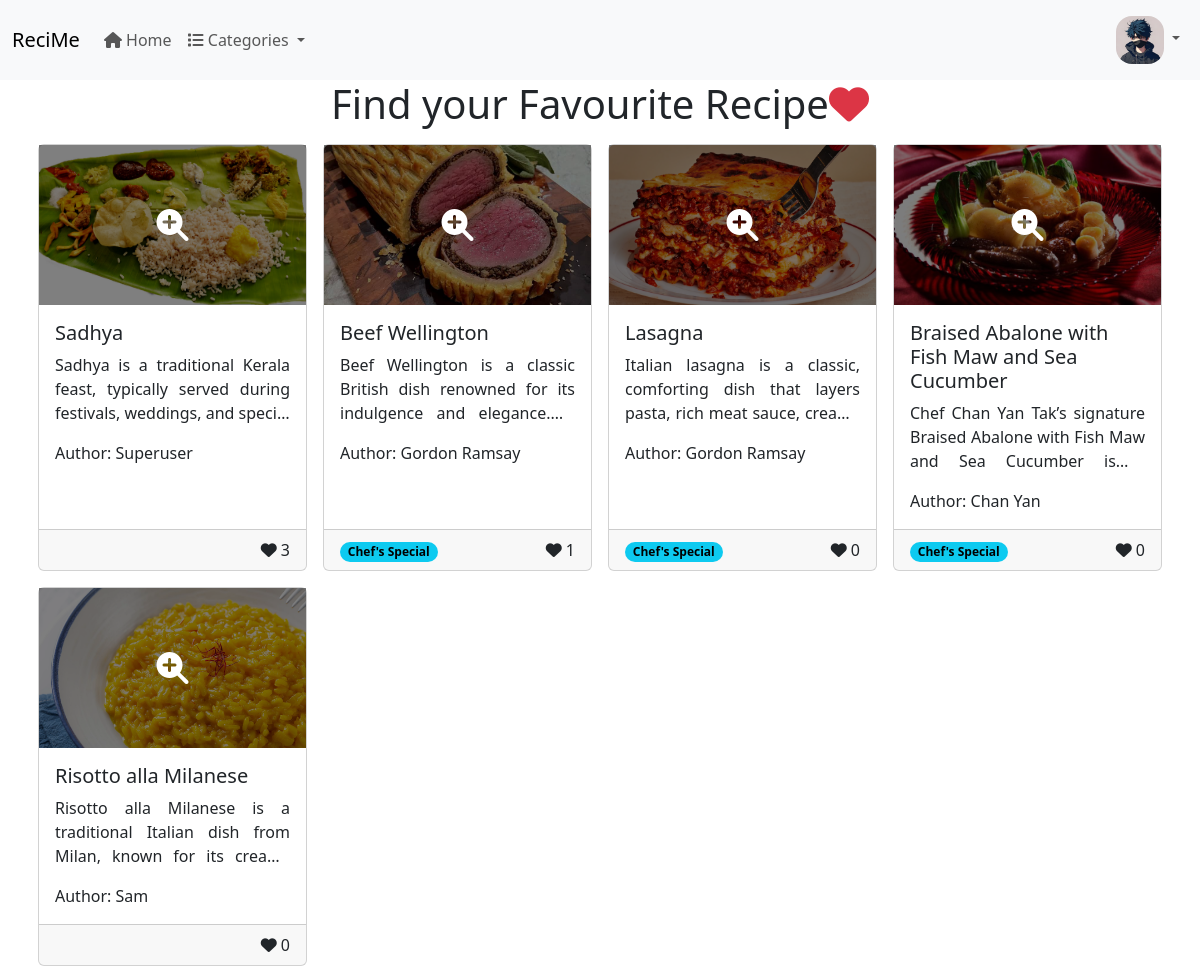
The app's page /, older data.
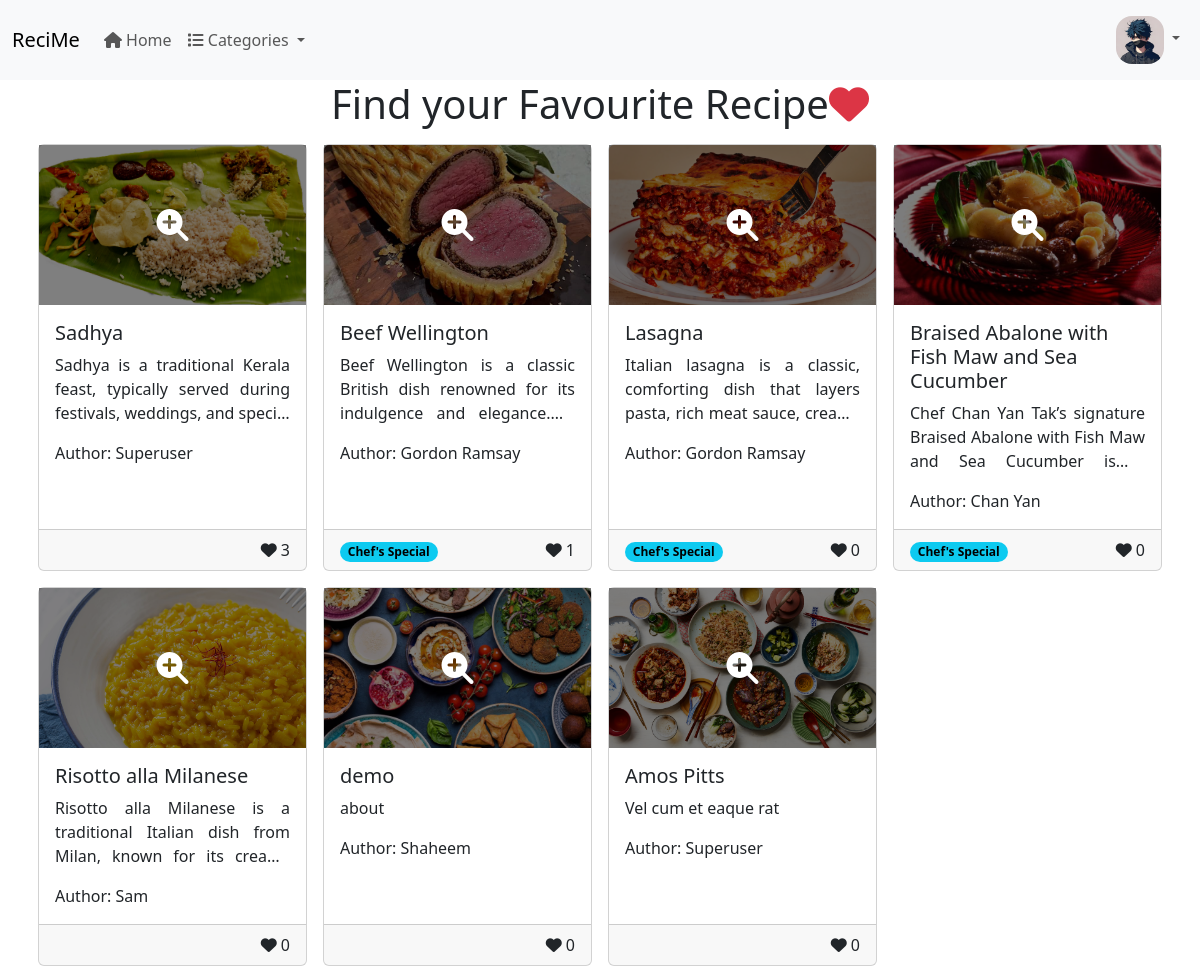
The same page, newer data.
### appRecipe/models.py (models this page shows, shortened)
class Recipe(models.Model):
    def get_file_path(instance, filename):
        ext = filename.split(".")[-1]
        tmp = get_random_string()
        filename = f"{tmp}.{ext}"
        return os.path.join("recipe", filename)
    author = models.ForeignKey(CustomUser, on_delete=models.CASCADE)
    name = models.CharField(max_length=100)
    slug = models.SlugField(max_length=100, unique=True)
    category = models.ForeignKey(Category, on_delete=models.CASCADE)
    about = models.TextField()
    ingredients = models.TextField()
    preparation = models.TextField()
    image = models.ImageField(
        upload_to=get_file_path, null=True, blank=True, default="recipe/default.jpg"
    )
    is_deleted = models.BooleanField(default=False)

### appAuth/models.py (models this page shows, shortened)
class CustomUser(AbstractBaseUser, PermissionsMixin):
    TYPE_CHOICES = (
        (1, "Admin"),
        (2, "User"),
        (3, "Chef"),
    )
    def get_file_path(instance, filename):
        ext = filename.split(".")[-1]
        tmp = get_random_string()
        filename = f"{tmp}.{ext}"
        return os.path.join("user", filename)
    email = models.EmailField(
        unique=True,
        max_length=255,
        error_messages={
            "unique": _("A user with this email already exists."),
        },
    )
    name = models.CharField(max_length=100, null=True, blank=True)
    user_type = models.IntegerField(default=2, choices=TYPE_CHOICES)
    image = models.ImageField(
        upload_to=get_file_path, null=True, blank=True, default="user/default.jpg"
    )
    designation = models.TextField(null=True, blank=True)
    created_on = models.DateTimeField(auto_now_add=True)
    updated_on = models.DateTimeField(auto_now=True)
    is_deleted = models.BooleanField(default=False)
    is_staff = models.BooleanField(
        _("staff status"),
        default=False,
        help_text=_("Designates whether the staff can log into this site."),
    )
    USERNAME_FIELD = "email"
    REQUIRED_FIELDS = []
    objects = MyUserManager()
    def __str__(self):
        return self.name

### appRecipe/views.py (the view)
# urls.py: path("", views.home, name="home"),
def home(request):
    context = get_common_context()
    recipes = Recipe.objects.filter(is_deleted=False).annotate(like_count=Count("like"))
    if request.user.is_authenticated:
        liked_recipes = Like.objects.filter(
            user=request.user, recipe__is_deleted=False, user__is_deleted=False
        ).values_list("recipe", flat=True)
        bookmarked_recipes = Bookmark.objects.filter(
            user=request.user, recipe__is_deleted=False, user__is_deleted=False
        ).values_list("recipe", flat=True)
        for recipe in recipes:
            recipe.is_liked = recipe.id in liked_recipes
            recipe.is_bookmarked = recipe.id in bookmarked_recipes
    else:
        for recipe in recipes:
            recipe.is_liked = False
            recipe.is_bookmarked = False
    context.update(
        {
            "title": "Recime | The Recipe App",
            "recipes": recipes,
        }
    )
    return render(request, "appRecipe/home.html", context=context)

### appRecipe/views.py (called while the page is built)
def get_common_context():
    categories = Category.objects.filter(is_deleted=False)
    return {"categories": categories}

### templates/appRecipe/home.html (shortened to what this page needs)
{% extends "base.html" %}
{% load static %}
{% block content %}
	<div class="container">
		<h1 class="display-6 text-center">Find your Favourite Recipe<span class="text-danger"><i
				class="fa-solid fa-heart"></i></span></h1>
		<div class="row">
			{% for recipe in recipes %}
				<div class="col col-md-3 p-2">
					<div class="card h-100">
						<a href="{% url 'recipe-view' recipe.slug %}">
							<div class="image-container w-100">
								<img
										src="{{ recipe.image.url | default:'recipe/default.jpg' }}"
										class="card-img-top"
										alt="recipe_image"
										style="width: 100%; height: 20vh; object-fit: cover;"
										onerror="this.src='{% static 'recipe/default.jpg' %}'">
								<div class="overlay">
									<i class="fa-solid fa-magnifying-glass-plus"></i>
								</div>
							</div>
						</a>
						<div class="card-body">
							<h5 class="card-title">{{ recipe.name }}</h5>
							<p class="card-text three-lines">{{ recipe.about }}</p>
							<p class="card-text">Author: {{ recipe.author }}</p>
						</div>
						<div class="card-footer">
							<div class="row">
								<div class="col">
									{% if recipe.author.user_type == 3 %}
										<p class="badge rounded-pill text-bg-info m-0">Chef's Special</p>
									{% endif %}
								</div>
								<div class="col text-end">
									{% if user.is_authenticated %}
										{% csrf_token %}
										{% if recipe.is_liked %}
											<a
													href="javascript:void(0);" class="btn btn-sm btn-light like-btn"
													data-recipe-id="{{ recipe.id }}">
												<i class="fa-solid fa-heart text-danger"></i> {{ recipe.like_count }}
											</a>
										{% else %}
											<a
													href="javascript:void(0);"
													class="btn btn-sm btn-light like-btn"
													data-recipe-id="{{ recipe.id }}">
												<i class="fa-regular fa-heart"></i> {{ recipe.like_count }}
											</a>
										{% endif %}
										{% if recipe.is_bookmarked %}
											<a
													href="javascript:void(0);" class="btn btn-sm btn-light bookmark-btn"
													data-recipe-id="{{ recipe.id }}">
												<i class="fa-solid fa-bookmark"></i>
											</a>
										{% else %}
											<a
													href="javascript:void(0);"
													class="btn btn-sm btn-light bookmark-btn"
													data-recipe-id="{{ recipe.id }}">
												<i class="fa-regular fa-bookmark"></i>
											</a>
										{% endif %}
									{% else %}
										<i class="fa-solid fa-heart"></i> {{ recipe.like_count }}
									{% endif %}
								</div>
							</div>
						</div>
					</div>
				</div>
			{% endfor %}
		</div>
	</div>
{% endblock content %}

### templates/base.html (shortened to what this page needs)
{% load static %}
<!DOCTYPE html>
<html lang="en">
<head>
	<link rel="stylesheet" href="{% static 'bootstrap/css/bootstrap.css' %}">
	<link rel="stylesheet" href="{% static 'css/custom.css' %}">
</head>
<body>
<nav class="navbar navbar-expand-lg bg-body-tertiary">
	<div class="container-fluid">
		<a class="navbar-brand" href="/">ReciMe</a>
		<div class="collapse navbar-collapse" id="navbarSupportedContent">
			<ul class="navbar-nav me-auto mb-2 mb-lg-0">
				<li class="nav-item">
					<a class="nav-link {% if request.url == '/' %}active{% endif %}" aria-current="page" href="/"><i
							class="fa-solid fa-house"></i> Home</a>
				</li>
				<li class="nav-item dropdown">
					<a
							class="nav-link  {% if '/recipe/categories/' in request.url %}active{% endif %} dropdown-toggle"
							href="#" role="button" data-bs-toggle="dropdown"
							aria-expanded="false">
						<i class="fa-solid fa-list"></i> Categories
					</a>
				</li>
			</ul>
			<ul class="navbar-nav">
				<li class="nav-item dropdown">
					<a
							class="nav-link dropdown-toggle" href="#" role="button" data-bs-toggle="dropdown"
							aria-expanded="false">
						{% if user.is_authenticated and user.image %}
							<img
									src="{{ user.image.url }}" alt="user_image"
									style="width: 3rem; height: 3rem; border-radius: 1rem; object-fit: cover">
						{% else %}
							<img
									src="{% static 'user/default.jpg' %}" alt="avatar_image"
									style="width: 3rem; height: 3rem; border-radius: 1rem; object-fit: cover">
						{% endif %}
					</a>
				</li>
			</ul>
		</div>
	</div>
</nav>
{% block content %}{% endblock content %}
</body>
</html>

### assets/css/custom.css (style rules this page uses)
.three-lines { display: -webkit-box; -webkit-line-clamp: 3; -webkit-box-orient: vertical; overflow: hidden; text-overflow: ellipsis; text-align: justify; }

### templates/appRecipe/home.html (style rules this page uses)
.image-container { position: relative; display: inline-block; }
.card-img-top { width: 100%; transition: transform 0.3s ease; }
.overlay { position: absolute; top: 0; left: 0; width: 100%; height: 100%; background-color: rgba(0, 0, 0, 0.5); display: flex; justify-content: center; align-items: center; opacity: 1; transition: opacity 0.3s ease; }
.overlay i { color: white; font-size: 2rem; transition: opacity 0.3s ease; }

Row changes from the older to the newer data that the page shows:
added Recipe: image (placeholder picture), name "demo", about "about", author "Shaheem", like_count "0"
added Recipe: image (picture), name "Amos Pitts", about "Vel cum et eaque rat", author "Superuser", like_count "0"
